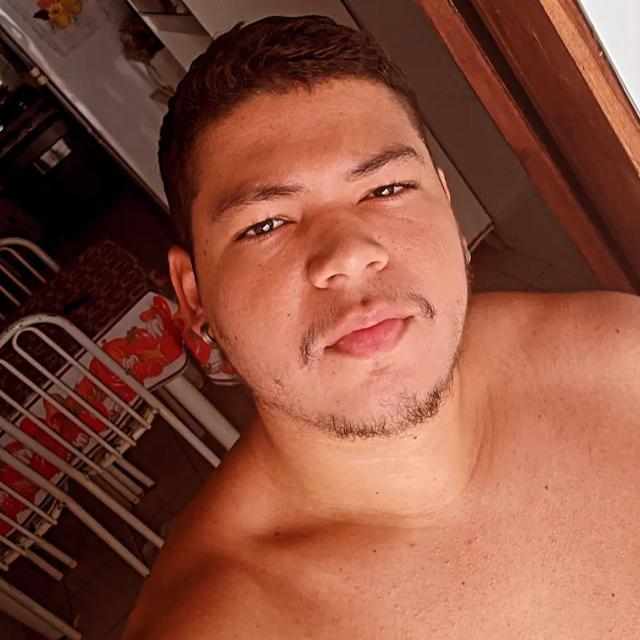
#> input picture front-end/img/allef.jpg, 640 x 640 px; its folder holds only this picture in this run
$ python -i pdi.py   (imports and definitions only)
#> lines starting #> are read from the running program, lines starting #| are printed output that depends on the picture
import cv2, os
import matplotlib.pyplot as plt

path_train = "../OID/Dataset/train"
path_test = "../OID/Dataset/test"
path_validation = "../OID/Dataset/validation"

path_train_p = "../dataset/train"
path_test_p = "../dataset/test"
path_validation_p = "../dataset/validation"

# [1 line that did not run here, left out]
# [1 line that did not run here, left out]

# [3 lines not run here, left out]


def grayscale(img):
    img = cv2.cvtColor(img, cv2.COLOR_BGR2GRAY)
    return img

def equalize(img):
    img =cv2.equalizeHist(img)
    return img

def resize(img):

    width = int(img.shape[1] * 50 / 100)
    height = int(img.shape[0] * 50 / 100)
    dim = (width, height)
    # resize image
    resized = cv2.resize(img, dim, interpolation = cv2.INTER_AREA)
    return resized

def preprocessamento(img):
    img = resize(img)
    img = grayscale(img)
    img = equalize(img) # Converter em escala de cinza e Padronizar a Luminosidade das imagens
    return img

def pp_save(path_origem, path_destino):
    count = 0
    # Obtendo imagens de treino e aplicando pre-processamento
    for _ in range (0,n_classes):
        arquivos = os.listdir(path_origem+"/"+classes[count])
        x = 0
        for arq in arquivos:
            print(arq)
            if x > 5000:
                break
            else:
                curImg = cv2.imread(path_origem+"/"+classes[count]+"/"+arq)
                curImg = preprocessamento(curImg)
                cv2.imwrite(os.path.join(path_destino+"/"+classes[count], arq), curImg)
            x +=1

        count +=1

def plot_dataset(dataset):

    plt.gcf().clear()
    plt.figure(figsize = (15, 15))

    for features, labels in dataset.take(1):

        for i in range(3):

            plt.subplot(3, 3, i + 1)
            plt.axis('off')

            plt.imshow(features[i].numpy().astype('uint8'))
            plt.title(classes[labels[i]])
            plt.show()

>>> import cv2
>>> picture = cv2.imread('../front-end/img/allef.jpg')
#> picture is the input picture: shape (640, 640, 3); mean B, G, R 60.7, 78.3, 136.2
>>> result = preprocessamento(picture)
#> in grayscale, `img = cv2.cvtColor(img, cv2.COLOR_BGR2GRAY)`:
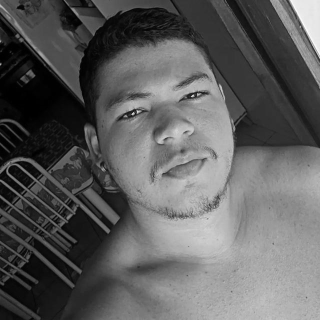
#> img: shape (320, 320); min 0, max 251, mean 93.8
#> in equalize, `img =cv2.equalizeHist(img)`:
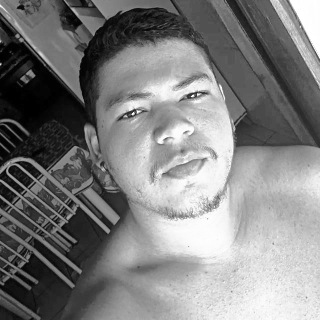
#> img: shape (320, 320); min 0, max 255, mean 127.4

$ run again, on front-end/img/erlon.jpg
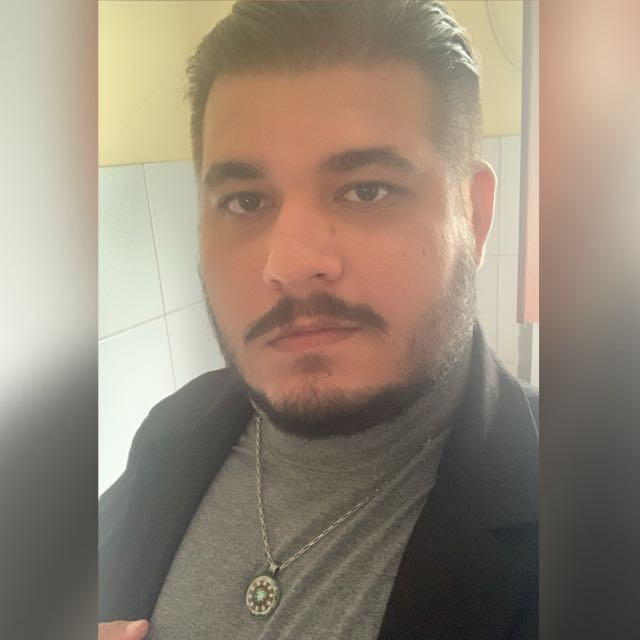
#> input picture front-end/img/erlon.jpg, 640 x 640 px
#> picture is the input picture: shape (640, 640, 3); mean B, G, R 119.5, 135.5, 148.7
#> in grayscale, `img = cv2.cvtColor(img, cv2.COLOR_BGR2GRAY)`:
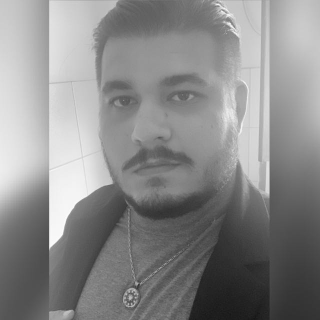
#> img: shape (320, 320); min 22, max 253, mean 137.8
#> in equalize, `img =cv2.equalizeHist(img)`:
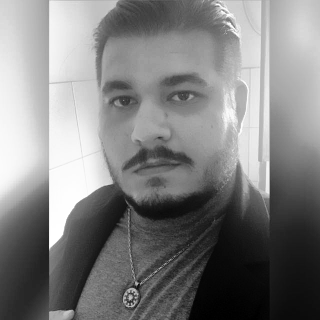
#> img: shape (320, 320); min 0, max 255, mean 128.2

$ run again, on front-end/img/felipe.jpg
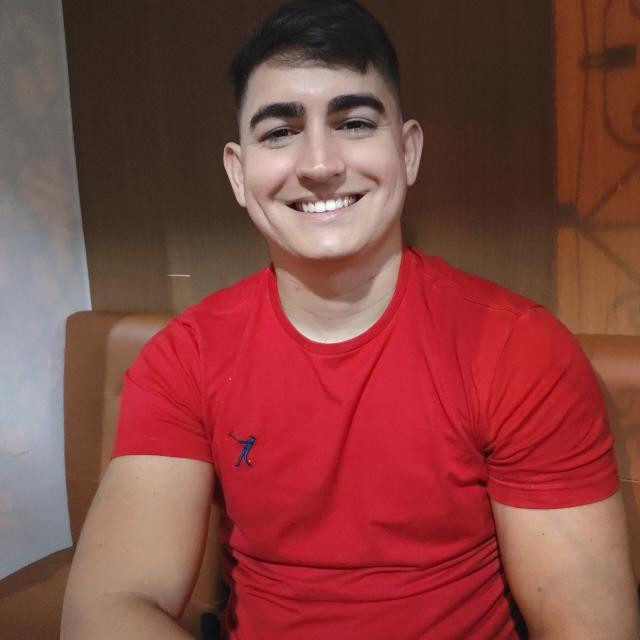
#> input picture front-end/img/felipe.jpg, 640 x 640 px
#> picture is the input picture: shape (640, 640, 3); mean B, G, R 64.6, 68.4, 133.1
#> in grayscale, `img = cv2.cvtColor(img, cv2.COLOR_BGR2GRAY)`:
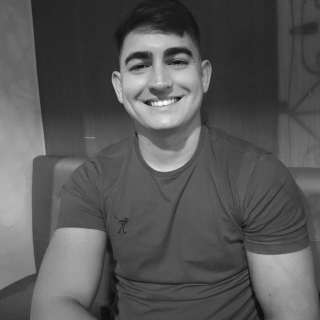
#> img: shape (320, 320); min 12, max 253, mean 87.4
#> in equalize, `img =cv2.equalizeHist(img)`:
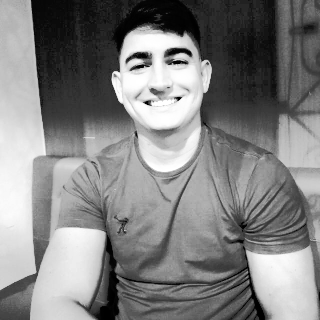
#> img: shape (320, 320); min 0, max 255, mean 128.8

$ run again, on front-end/img/gidel.jpg
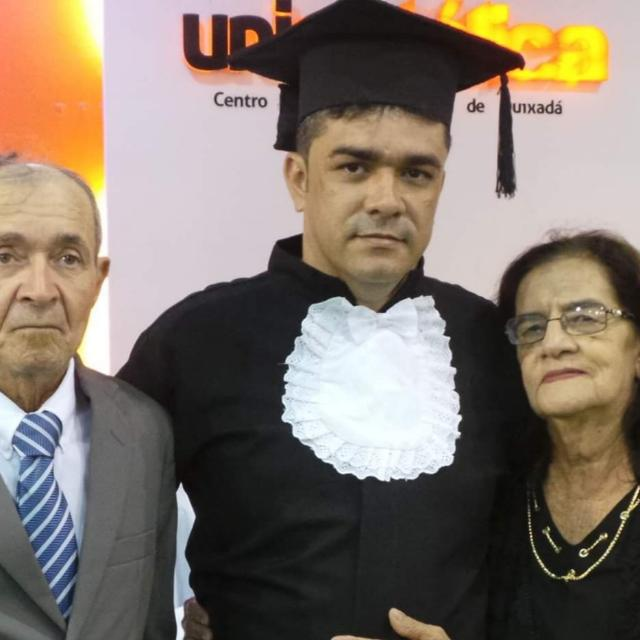
#> input picture front-end/img/gidel.jpg, 640 x 640 px
#> picture is the input picture: shape (640, 640, 3); mean B, G, R 106.4, 117.2, 129.6
#> in grayscale, `img = cv2.cvtColor(img, cv2.COLOR_BGR2GRAY)`:
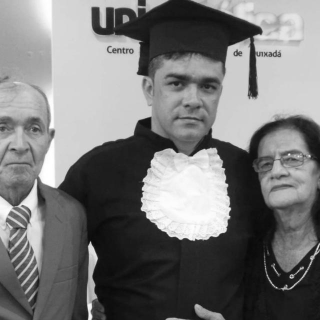
#> img: shape (320, 320); min 9, max 255, mean 119.8
#> in equalize, `img =cv2.equalizeHist(img)`:
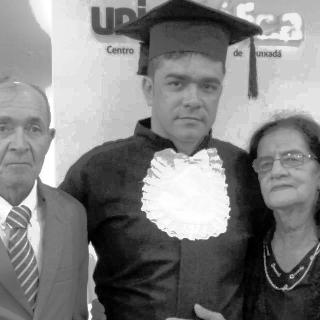
#> img: shape (320, 320); min 0, max 255, mean 128.7
